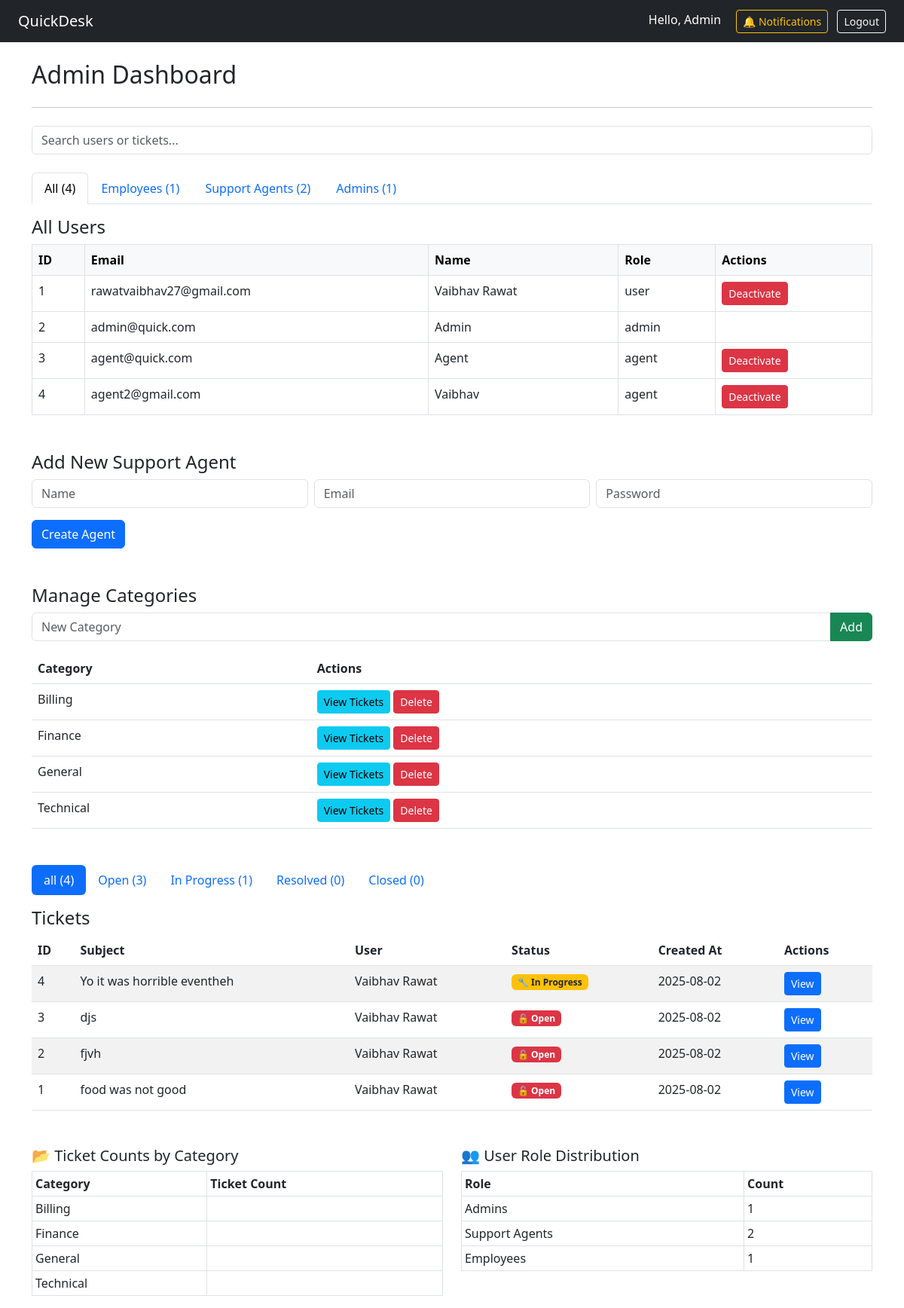
The app's page /admin (signed in) with its own data.
### app.py (models this page shows, shortened)
class User(db.Model, UserMixin):
    id = db.Column(db.Integer, primary_key=True)
    email = db.Column(db.String(150), unique=True, nullable=False)
    name = db.Column(db.String(150), nullable=False)
    password_hash = db.Column(db.String(200), nullable=False)
    role = db.Column(db.String(50), default='user')
    is_active = db.Column(db.Boolean, default=True)
    notifications = db.relationship('Notification', backref='user', lazy='dynamic')
    tickets = db.relationship('Ticket', backref='owner', lazy=True)
    replies = db.relationship('TicketReply', backref='author', lazy=True)

class Category(db.Model):
    id = db.Column(db.Integer, primary_key=True)
    name = db.Column(db.String(100), unique=True, nullable=False)

class Ticket(db.Model):
    id = db.Column(db.Integer, primary_key=True)
    subject = db.Column(db.String(200), nullable=False)
    description = db.Column(db.Text, nullable=False)
    category = db.Column(db.String(100), nullable=False)
    attachment = db.Column(db.String(200))
    status = db.Column(db.String(50), default='Open')
    user_id = db.Column(db.Integer, db.ForeignKey('user.id'), nullable=False)
    user_name = db.Column(db.String(150), nullable=False)  # ✅ store user name
    created_at = db.Column(db.DateTime, default=datetime.utcnow)
    replies = db.relationship('TicketReply', backref='ticket', lazy=True)

### app.py (the view)
@app.route('/admin')
@login_required
@role_required('admin')
def admin_dashboard():
    status_filter = request.args.get('status')
    user_filter = request.args.get('user_role')
    ticket_query = Ticket.query
    if status_filter and status_filter != 'all':
        ticket_query = ticket_query.filter_by(status=status_filter)
    tickets = ticket_query.order_by(Ticket.created_at.desc()).all()
    all_count = Ticket.query.count()
    open_count = Ticket.query.filter_by(status='Open').count()
    inprogress_count = Ticket.query.filter_by(status='In Progress').count()
    resolved_count = Ticket.query.filter_by(status='Resolved').count()
    closed_count = Ticket.query.filter_by(status='Closed').count()
    if user_filter and user_filter != 'all':
        users = User.query.filter_by(role=user_filter).order_by(User.id.asc()).all()
    else:
        users = User.query.order_by(User.id.asc()).all()
    employee_count = User.query.filter_by(role='user').count()
    agent_count = User.query.filter_by(role='agent').count()
    admin_count = User.query.filter_by(role='admin').count()
    total_users = User.query.count()
    categories = Category.query.order_by(Category.name.asc()).all()
    return render_template('admin_dashboard.html',
                           users=users,
                           tickets=tickets,
                           all_count=all_count,
                           open_count=open_count,
                           inprogress_count=inprogress_count,
                           resolved_count=resolved_count,
                           closed_count=closed_count,
                           current_status=status_filter or 'all',
                           current_user_role=user_filter or 'all',
                           total_users=total_users,
                           employee_count=employee_count,
                           agent_count=agent_count,
                           admin_count=admin_count,
                           categories=categories)

### app.py (called while the page is built)
@login_manager.user_loader
def load_user(user_id):
    return User.query.get(int(user_id))

def role_required(role_name):
    def wrapper(f):
        @wraps(f)
        def decorated_function(*args, **kwargs):
            if not current_user.is_authenticated or current_user.role != role_name:
                flash("Access denied.", "warning")
                return redirect(url_for('dashboard'))
            return f(*args, **kwargs)
        return decorated_function
    return wrapper

### templates/admin_dashboard.html
{% extends 'base.html' %}
{% block content %}
<h2>Admin Dashboard</h2>
<hr class="my-4">
<form method="GET" action="{{ url_for('admin_dashboard') }}" class="mb-4">
  <input type="text" name="search" placeholder="Search users or tickets..." class="form-control" value="{{ request.args.get('search', '') }}">
</form>
<ul class="nav nav-tabs mb-3">
  {% for role, label, count in [('all', 'All', total_users), ('user', 'Employees', employee_count), ('agent', 'Support Agents', agent_count), ('admin', 'Admins', admin_count)] %}
  <li class="nav-item">
    <a class="nav-link {% if current_user_role == role %}active{% endif %}" href="{{ url_for('admin_dashboard', user_role=role, status=current_status) }}">{{ label }} ({{ count }})</a>
  </li>
  {% endfor %}
</ul>
<h4>All Users</h4>
<table class="table table-bordered mb-5">
  <thead class="table-light">
    <tr>
      <th>ID</th>
      <th>Email</th>
      <th>Name</th>
      <th>Role</th>
      <th>Actions</th>
    </tr>
  </thead>
  <tbody>
    {% for user in users %}
    <tr>
      <td>{{ user.id }}</td>
      <td>{{ user.email }}</td>
      <td>{{ user.name }}</td>
      <td>{{ user.role }}</td>
      <td>
        {% if user.role != 'admin' %}
        <form method="POST" action="{{ url_for('toggle_user_status', user_id=user.id) }}">
          {% if user.is_active %}
          <button class="btn btn-sm btn-danger">Deactivate</button>
          {% else %}
          <button class="btn btn-sm btn-success">Activate</button>
          {% endif %}
        </form>
        {% endif %}
      </td>
    </tr>
    {% endfor %}
  </tbody>
</table>
<h4>Add New Support Agent</h4>
<form method="POST" action="{{ url_for('create_agent') }}" class="mb-5">
  <div class="row g-2">
    <div class="col-md-4"><input type="text" name="name" class="form-control" placeholder="Name" required></div>
    <div class="col-md-4"><input type="email" name="email" class="form-control" placeholder="Email" required></div>
    <div class="col-md-4"><input type="password" name="password" class="form-control" placeholder="Password" required></div>
  </div>
  <button class="btn btn-primary mt-3">Create Agent</button>
</form>
<h4>Manage Categories</h4>
<form method="POST" action="{{ url_for('add_category') }}" class="mb-3">
  <div class="input-group">
    <input type="text" name="category" class="form-control" placeholder="New Category" required>
    <button class="btn btn-success">Add</button>
  </div>
</form>
<table class="table table-hover mb-5">
  <thead><tr><th>Category</th><th>Actions</th></tr></thead>
  <tbody>
    {% for cat in categories %}
    <tr>
      <td>{{ cat.name }}</td>
      <td>
        <a href="{{ url_for('filter_by_category', category=cat.name) }}" class="btn btn-sm btn-info">View Tickets</a>
        <a href="{{ url_for('delete_category', category_id=cat.id) }}" class="btn btn-sm btn-danger">Delete</a>
      </td>
    </tr>
    {% else %}
    <tr><td colspan="2" class="text-center">No categories available.</td></tr>
    {% endfor %}
  </tbody>
</table>
<ul class="nav nav-pills mb-3">
  {% for label, count in [('all', all_count), ('Open', open_count), ('In Progress', inprogress_count), ('Resolved', resolved_count), ('Closed', closed_count)] %}
  <li class="nav-item">
    <a class="nav-link {% if current_status == label %}active{% endif %}" href="{{ url_for('admin_dashboard', status=label) }}">
      {{ label }} ({{ count }})
    </a>
  </li>
  {% endfor %}
</ul>
<h4>Tickets</h4>
<table class="table table-striped">
  <thead>
    <tr>
      <th>ID</th>
      <th>Subject</th>
      <th>User</th>
      <th>Status</th>
      <th>Created At</th>
      <th>Actions</th>
    </tr>
  </thead>
  <tbody>
    {% for ticket in tickets %}
    <tr>
      <td>{{ ticket.id }}</td>
      <td>{{ ticket.subject }}</td>
      <td>{{ ticket.owner.name }}</td>
      <td>
        {% if ticket.status == 'Open' %}
        <span class="badge bg-danger">🔓 Open</span>
        {% elif ticket.status == 'In Progress' %}
        <span class="badge bg-warning text-dark">🔧 In Progress</span>
        {% elif ticket.status == 'Resolved' %}
        <span class="badge bg-success">✅ Resolved</span>
        {% elif ticket.status == 'Closed' %}
        <span class="badge bg-secondary">🔒 Closed</span>
        {% else %}
        <span class="badge bg-dark">{{ ticket.status }}</span>
        {% endif %}
      </td>
      <td>{{ ticket.created_at.strftime('%Y-%m-%d') }}</td>
      <td>
        <a href="{{ url_for('view_ticket', ticket_id=ticket.id) }}" class="btn btn-sm btn-primary">View</a>
      </td>
    </tr>
    {% else %}
    <tr><td colspan="6" class="text-center">No tickets found for this status.</td></tr>
    {% endfor %}
  </tbody>
</table>
<div class="row mt-5">
  <div class="col-md-6">
    <h5>📂 Ticket Counts by Category</h5>
    <table class="table table-bordered table-sm">
      <thead><tr><th>Category</th><th>Ticket Count</th></tr></thead>
      <tbody>
        {% for cat in categories %}
        <tr><td>{{ cat.name }}</td><td>{{ cat.ticket_count }}</td></tr>
        {% endfor %}
      </tbody>
    </table>
  </div>
  <div class="col-md-6">
    <h5>👥 User Role Distribution</h5>
    <table class="table table-bordered table-sm">
      <thead><tr><th>Role</th><th>Count</th></tr></thead>
      <tbody>
        <tr><td>Admins</td><td>{{ admin_count }}</td></tr>
        <tr><td>Support Agents</td><td>{{ agent_count }}</td></tr>
        <tr><td>Employees</td><td>{{ employee_count }}</td></tr>
      </tbody>
    </table>
  </div>
</div>
{% endblock %}

### templates/base.html (shortened to what this page needs)
<!DOCTYPE html>
<html lang="en">
<head>
  <link href="https://cdn.jsdelivr.net/npm/bootstrap@5.3.0/dist/css/bootstrap.min.css" rel="stylesheet">
</head>
<body>
  <nav class="navbar navbar-expand-lg navbar-dark bg-dark px-4">
    <a class="navbar-brand" href="{{ url_for('dashboard') }}">QuickDesk</a>
    <div class="ms-auto">
      {% if current_user.is_authenticated %}
  <span class="text-white me-3">Hello, {{ current_user.name }}</span>
  <a class="btn btn-outline-warning btn-sm me-2" href="{{ url_for('notifications') }}">🔔 Notifications</a>
  <a class="btn btn-outline-light btn-sm" href="{{ url_for('logout') }}">Logout</a>
{% else %}
  <a class="btn btn-outline-light btn-sm" href="{{ url_for('login') }}">Login</a>
{% endif %}
    </div>
  </nav>
  <div class="container mt-4">
    {% block content %}{% endblock %}
  </div>
</body>
</html>

### records on screen
User: name "Admin", id "2", email "admin@quick.com", role "admin"
User: id "1", email "rawatvaibhav27@gmail.com", name "Vaibhav Rawat", role "user", is_active "Deactivate"
User: id "3", email "agent@quick.com", name "Agent", role "agent", is_active "Deactivate"
User: id "4", email "agent2@gmail.com", name "Vaibhav", role "agent", is_active "Deactivate"
Category: name "Billing"
Category: name "Finance"
Category: name "General"
Category: name "Technical"
Ticket: status "Open", id "3", subject "djs", owner.name "Vaibhav Rawat", shows "🔓 Open", created_at "2025-08-02"
Ticket: status "In Progress", user "1", id "4", subject "Yo it was horrible eventheh", owner.name "Vaibhav Rawat", shows "🔧 In Progress", created_at "2025-08-02"
Ticket: id "2", subject "fjvh", owner.name "Vaibhav Rawat", status "🔓 Open", created_at "2025-08-02"
Ticket: id "1", subject "food was not good", owner.name "Vaibhav Rawat", status "🔓 Open", created_at "2025-08-02"

### other values on screen
{{ label }} "All" "Employees" "Support Agents" "Admins"
{{ count }} "4" "1" "2" "1"
{{ label }} "all" "Resolved" "Closed"
{{ count }} "4" "0" "0"
{{ admin_count }} "1"
{{ agent_count }} "2"
{{ employee_count }} "1"
